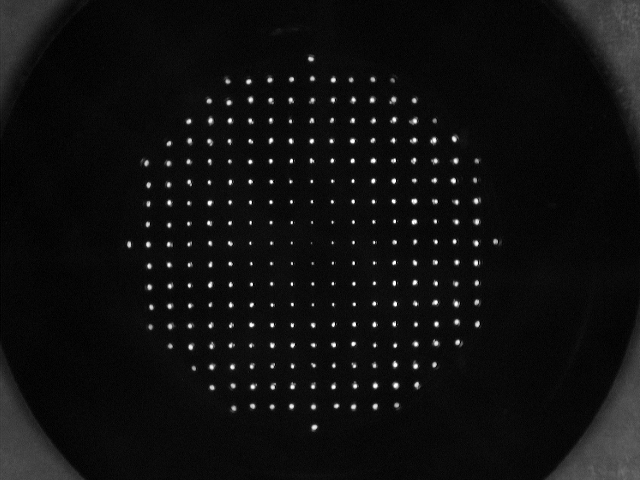
#> input picture 23-11-KeratoconusMC/images/hpref.tif, 640 x 480 px
$ jupyter execute imgprocessing_reference.ipynb
#> lines starting #> are read from the running program, lines starting #| are printed output that depends on the picture; after the words box and inside, x2 and y2 are one past the last pixel; in counts of white or black regions, pixels touching at a corner belong together
[cell 1]
import cv2 as cv
import numpy as np
import matplotlib.pyplot as plt
import os
import scipy.ndimage as ndi
from sklearn.cluster import KMeans
import pandas as pd

[cell 2]
root = os.getcwd()
print(root)
img_gray = cv.imread("./../images/hpref.tif", cv.IMREAD_GRAYSCALE)[:, 72:552]
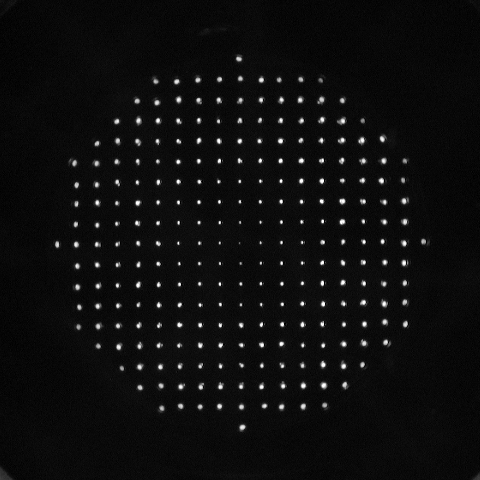
#> img_gray: shape (480, 480); min 0, max 255, mean 14

[cell 3]
plt.figure(figsize=(10,10))
plt.imshow(img_gray, cmap="gray")
plt.vlines(x=240,ymin=0, ymax=486)
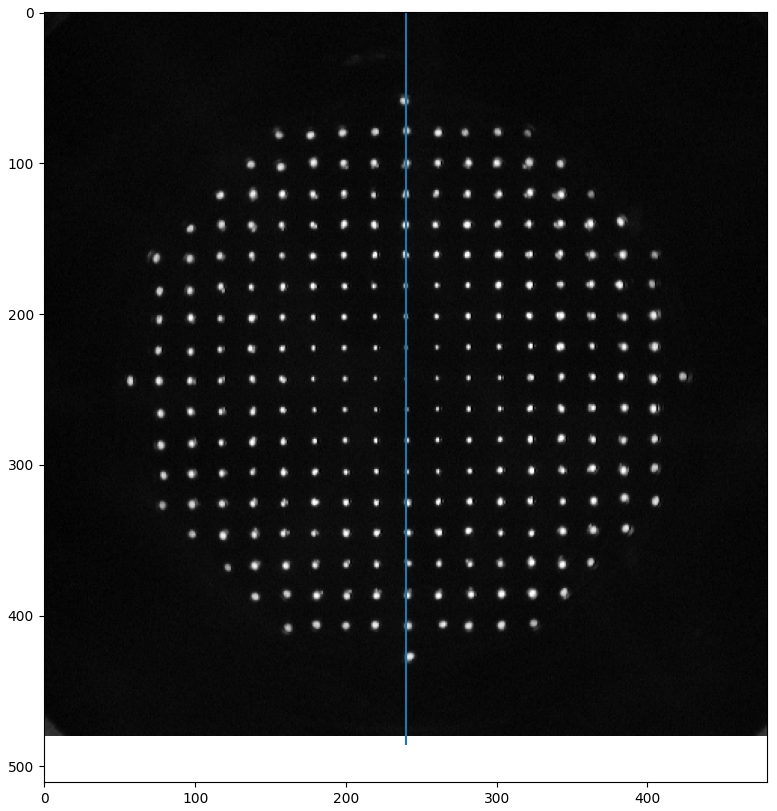
#> figure drawn by matplotlib, 1 panel

[cell 4]
img_gray.shape

[cell 5]
threshold_value = 70

expected_spots = 252
number_of_columns = 19

output_filename = './../data/hpref-centroids.txt'

# --- 2. Load the Image ---
root = os.getcwd()

# --- 3. Isolate the Spots (Get Binary Mask) ---
ret, binary_mask = cv.threshold(img_gray, threshold_value, 255, cv.THRESH_BINARY)
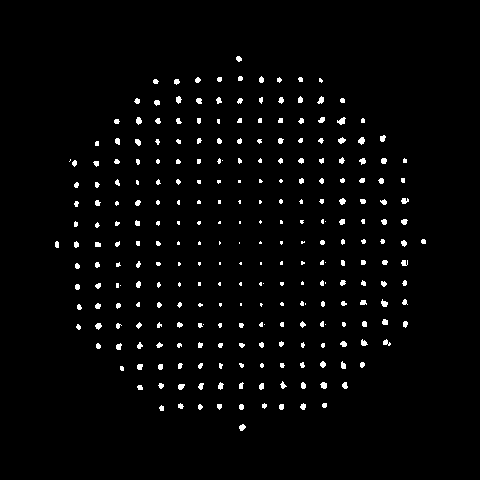
#> binary_mask: shape (480, 480); 2.4% white; 264 white regions (106 under 20 px), largest, box (x1, y1, x2, y2) and area: (337, 117, 346, 125) 43, (358, 137, 365, 145) 38, (320, 382, 327, 389) 37
#> ret = 70
print(f"Created binary mask with threshold={threshold_value}.")

# --- 4. Find and Label All Spots (with Stats) ---
num_labels, labels_matrix, stats, centroids = cv.connectedComponentsWithStats(binary_mask)
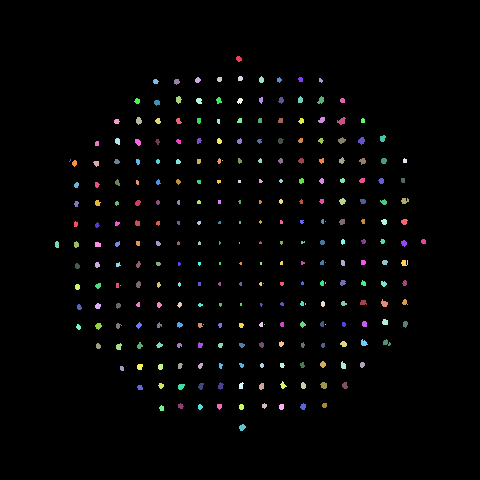
#> labels_matrix: shape (480, 480) int32; 265 distinct labels, from 0 to 264; one colour per label, 0 black
#> num_labels = 265; stats = 265 rows, first 6: [0, 0, 480, 480, 224966], [236, 56, 6, 6, 27], [195, 77, 6, 6, 26], [217, 77, 5, 5, 22], [238, 76, 5, 5, 22], [259, 76, 5, 7, 27]; centroids = 265 pairs, first value 56.56 to 423.1, second value 58.41 to 427

plt.imshow(labels_matrix)
plt.colorbar()

print(stats[2, :])
#| [195  77   6   6  26]

# Get the size (area) of all blobs, skipping the background (label 0)
all_blob_sizes = stats[1:, cv.CC_STAT_AREA]
#> all_blob_sizes = 264 values, max 43 at index 23, min 1 at index 67, mean 20.58
# Here, it orders from the biggest to the smallest one
all_blob_sizes_sorted = sorted(all_blob_sizes, reverse=True)
#> all_blob_sizes_sorted = 264 values, max 43 at index 0, min 1 at index 256, mean 20.58

print(f"Found {len(all_blob_sizes_sorted)} total blobs (including noise).")
#| Found 264 total blobs (including noise).

# --- 5. AUTOMATICALLY Find the 'min_spot_size' ---
# (This is the "diagnostic" code, now integrated)

if len(all_blob_sizes_sorted) < expected_spots:
    print("\n*** ERROR: Found fewer than {expected_spots} spots. ***")
    print("*** Try lowering the 'threshold_value' (e.g., to 50 or 40) and run again. ***")
else:
    # This is the size of your smallest "real" spot
    size_of_last_spot = all_blob_sizes_sorted[expected_spots - 1] # Index 252 is the 253rd item
#> size_of_last_spot = 6

    # This is the size of the largest "noise" blob
    size_of_first_noise = all_blob_sizes_sorted[expected_spots]   # Index 253 is the 254th item
#> size_of_first_noise = 3

    # We automatically set the minimum size to be halfway between them
    min_spot_size = (size_of_last_spot + size_of_first_noise) / 2
#> min_spot_size = 4.5

    print(f"\nSmallest real spot (Blob #{expected_spots}) has {size_of_last_spot} pixels.")
#| Smallest real spot (Blob #252) has 6 pixels.
    print(f"Largest noise blob (Blob #{expected_spots + 1}) has {size_of_first_noise} pixels.")
#| Largest noise blob (Blob #253) has 3 pixels.
    print(f"--- Automatically setting min_spot_size to: {int(min_spot_size)} ---")
#| --- Automatically setting min_spot_size to: 4 ---

    # --- 6. Filter out Noise ---
    valid_indices = []
    for label_id in range(1, num_labels): # Loop from 1 (skip background 0)
        if stats[label_id, cv.CC_STAT_AREA] > min_spot_size:
            valid_indices.append(label_id)
#> after the loop, valid_indices = 252 values from 1 to 264

    print(f"Kept {len(valid_indices)} spots after filtering.")
#| Kept 252 spots after filtering.

    # --- 7. Calculate Precise Intensity-Weighted Centroids ---
    precise_centroids_yx = ndi.center_of_mass(img_gray, labels=labels_matrix, index=valid_indices)
#> precise_centroids_yx = 252 pairs, first value 58.46 to 426.9, second value 56.68 to 423.1
    print(f"Calculated {len(precise_centroids_yx)} precise sub-pixel centroids.")
#| Calculated 252 precise sub-pixel centroids.

    # --- 8. Organize Centroids with Clustering ---
    centroids_xy = [(coord[1], coord[0]) for coord in precise_centroids_yx]
#> centroids_xy = 252 pairs, first value 56.68 to 423.1, second value 58.46 to 426.9

    # Prepare data for clustering
    x_coords = np.array([c[0] for c in centroids_xy]).reshape(-1, 1)
#> x_coords = 252 values, max 423.1 at index 120, min 56.68 at index 121, mean 240.1

    # Check if we have enough points to cluster
    if len(x_coords) < number_of_columns:
        print(f"\n*** ERROR: Not enough spots ({len(x_coords)}) to create {number_of_columns} columns. ***")
        print("*** Your 'min_spot_size' might be too high or 'threshold_value' is wrong. ***")
    else:
        # Initialize and run KMeans to group spots into columns
        kmeans = KMeans(n_clusters=number_of_columns, n_init=10, random_state=0)
        column_labels = kmeans.fit_predict(x_coords)
#> column_labels = 252 values, max 18 at index 121, min 0 at index 9, mean 7.64

        # Get the X-coordinate of each cluster center
        cluster_centers = kmeans.cluster_centers_.flatten()

        # Get the sorted order of the clusters
        cluster_sort_order = np.argsort(cluster_centers)

        # Create a map: {original_cluster_id: sorted_column_label}
        cluster_map = {original_id: sorted_id for sorted_id, original_id in enumerate(cluster_sort_order)}

        # Create a new list we can sort properly
        sortable_list = []
        for i in range(len(centroids_xy)):
            spot_xy = centroids_xy[i]
            original_cluster_id = column_labels[i]
            sorted_column_label = cluster_map[original_cluster_id]
            y_coord = spot_xy[1]
            sort_key = (sorted_column_label, y_coord)
            sortable_list.append( (sort_key, spot_xy) )
#> this loop made 252 passes
#> (spot_xy, original_cluster_id, sorted_column_label, y_coord) on passes 1 to 3: ((238.4, 58.46), 2, 9, 58.46), ((197.4, 79.62), 6, 7, 79.62), ((219.2, 78.91), 9, 8, 78.91)
#> after the loop, sortable_list = 252 items

        # Sort the list based on the key (column, then y)
        sorted_list_of_tuples = sorted(sortable_list, key=lambda item: item[0])
#> sorted_list_of_tuples = 252 items

        # Extract just the (x, y) coordinates, now in the perfect order
        sorted_centroids = [item[1] for item in sorted_list_of_tuples]
#> sorted_centroids has the same summary as centroids_xy

        print("Sorted all centroids correctly using column clustering.")
# --- *** THIS IS THE MODIFIED SECTION *** ---

        # --- 9. Manually Insert the Center Point ---
        # Define the point to be inserted
        manual_point = (243.0, 243.0)
        # Define the position (99th point is index 98)
        insert_index = 98


    # Check if the list has the expected 196 spots
        if len(sorted_centroids) == expected_spots:
            # Insert the manual point into the list
            sorted_centroids.insert(insert_index, manual_point)
            print(f"Manually inserted point {manual_point} at position 99.")
        else:
            print(f"*** WARNING: Did not insert manual point. Expected 196 spots but found {len(sorted_centroids)}. ***")


        # --- 10. Save to File ---
        with open(output_filename, 'w') as f:
            for i, (x_coord, y_coord) in enumerate(sorted_centroids):
                label = i + 1
                # Save in the format: label X_float Y_float
                # if label == 99:
                #     f.write(f"{label} {243.00000000} {243.00000000}\n")
                # else:
                f.write(f"{label} {x_coord:.8f} {y_coord:.8f}\n")
#> this loop made 253 passes
#> (x_coord, y_coord) on passes 1 to 3: (56.68, 244.1), (74.07, 162.7), (76.12, 184.6)

        print(f"Successfully saved {len(sorted_centroids)} precise, sorted centroids to {output_filename}")
#| Successfully saved 253 precise, sorted centroids to ./../data/hpref-centroids.txt
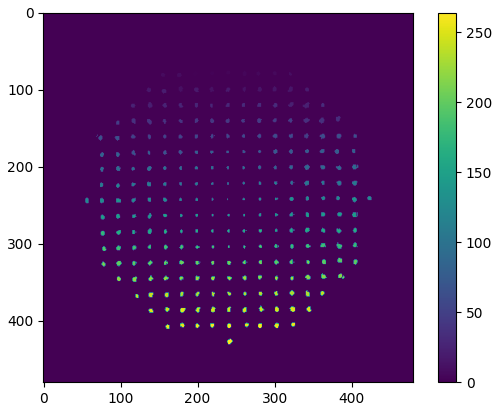
#> figure drawn by matplotlib, 2 panels

[cell 6]
# --- 1. Parameters ---
threshold_value = 100
expected_spots = 252  # The number of spots detectable by the camera
number_of_columns = 19
output_filename = './../data/hpref-centroids-2.txt'

# --- 2. Load the Image ---
root = os.getcwd()
img_path = os.path.join(root, "./../images/hpref.tif")
# Ensure the slicing [:, 72:552] matches your specific image ROI
img_gray = cv.imread(img_path, cv.IMREAD_GRAYSCALE)
#> img_gray is the input picture: shape (480, 640); min 0, max 255, mean 15.7

if img_gray is None:
    print(f"Error: Could not load image '{img_path}'.")
else:
    # Apply the crop as per your snippet
    img_gray = img_gray[:, 72:552]
    print(f"Successfully loaded image with shape {img_gray.shape}")
#| Successfully loaded image with shape (480, 480)

    # --- 3. Isolate the Spots ---
    ret, binary_mask = cv.threshold(img_gray, threshold_value, 255, cv.THRESH_BINARY)
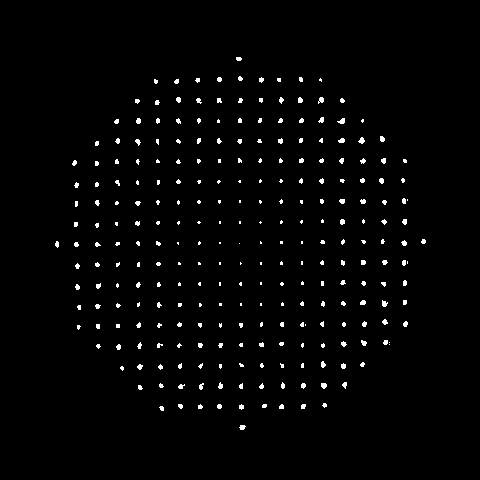
#> binary_mask: shape (480, 480); 1.8% white; 258 white regions (171 under 20 px), largest, box (x1, y1, x2, y2) and area: (337, 118, 345, 124) 31, (358, 137, 365, 144) 30, (382, 300, 388, 307) 29
#> ret = 100
    print(f"Created binary mask with threshold={threshold_value}.")

    # --- 4. Find Labels and Stats ---
    num_labels, labels_matrix, stats, centroids = cv.connectedComponentsWithStats(binary_mask)
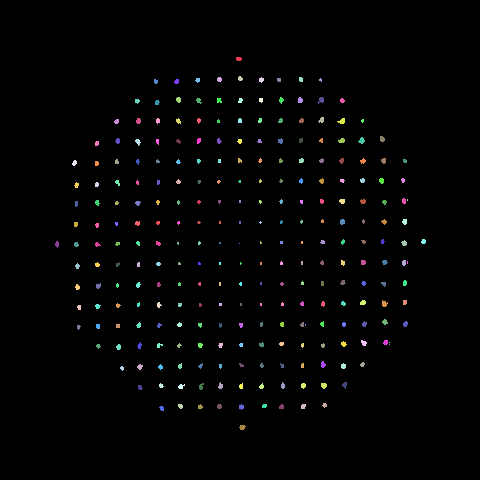
#> labels_matrix: shape (480, 480) int32; 259 distinct labels, from 0 to 258; one colour per label, 0 black
#> num_labels = 259; stats = 259 rows, first 6: [0, 0, 480, 480, 226138], [236, 57, 6, 4, 21], [217, 77, 5, 5, 21], [238, 76, 5, 5, 19], [259, 77, 5, 6, 21], [299, 77, 4, 5, 18]; centroids = 259 pairs, first value 56.67 to 423.1, second value 58.43 to 426.9

    all_blob_sizes = stats[1:, cv.CC_STAT_AREA]
#> all_blob_sizes = 258 values, max 31 at index 32, min 1 at index 136, mean 16.52
    all_blob_sizes_sorted = sorted(all_blob_sizes, reverse=True)
#> all_blob_sizes_sorted = 258 values, max 31 at index 0, min 1 at index 255, mean 16.52

    print(f"Found {len(all_blob_sizes_sorted)} total blobs.")
#| Found 258 total blobs.

    # --- 5 & 6. Logic to Find Valid Indices ---
    valid_indices = []

    if len(all_blob_sizes_sorted) < expected_spots:
        print(f"*** ERROR: Found fewer than {expected_spots} spots. Lower the threshold. ***")

    elif len(all_blob_sizes_sorted) == expected_spots:
        # CASE 2: Exact match (No noise)
        print(f"--- Exact match ({expected_spots} spots). Keeping all. ---")
        valid_indices = list(range(1, num_labels)) # Keep all labels

    else:
        # CASE 3: More spots than expected (Filter noise)
        size_of_last_spot = all_blob_sizes_sorted[expected_spots - 1]
#> size_of_last_spot = 4
        size_of_first_noise = all_blob_sizes_sorted[expected_spots]
        min_spot_size = (size_of_last_spot + size_of_first_noise) / 2
#> min_spot_size = 3.5

        print(f"--- Filtering noise. Cutoff size: {int(min_spot_size)} ---")
#| --- Filtering noise. Cutoff size: 3 ---

        for label_id in range(1, num_labels):
            if stats[label_id, cv.CC_STAT_AREA] > min_spot_size:
                valid_indices.append(label_id)
#> after the loop, valid_indices = 252 values from 1 to 258

    # --- Proceed only if we have valid spots ---
    if len(valid_indices) > 0:
        print(f"Processing {len(valid_indices)} valid spots...")
#> (printed output is left out)

        # --- 7. Calculate Centroids ---
        precise_centroids_yx = ndi.center_of_mass(img_gray, labels=labels_matrix, index=valid_indices)
#> precise_centroids_yx = 252 pairs, first value 58.47 to 426.9, second value 56.74 to 423.1

        # --- 8. Organize with Clustering ---
        centroids_xy = [(coord[1], coord[0]) for coord in precise_centroids_yx]
#> centroids_xy = 252 pairs, first value 56.74 to 423.1, second value 58.47 to 426.9
        x_coords = np.array([c[0] for c in centroids_xy]).reshape(-1, 1)
#> x_coords = 252 values, max 423.1 at index 119, min 56.74 at index 120, mean 240.1

        if len(x_coords) < number_of_columns:
            print(f"Error: Not enough spots to form {number_of_columns} columns.")
        else:
            kmeans = KMeans(n_clusters=number_of_columns, n_init=10, random_state=0)
            column_labels = kmeans.fit_predict(x_coords)
#> column_labels = 252 values, max 18 at index 119, min 0 at index 19, mean 7.81

            cluster_centers = kmeans.cluster_centers_.flatten()
            cluster_sort_order = np.argsort(cluster_centers)
            cluster_map = {original: sorted_id for sorted_id, original in enumerate(cluster_sort_order)}

            sortable_list = []
            for i in range(len(centroids_xy)):
                spot_xy = centroids_xy[i]
                original_id = column_labels[i]
                sorted_id = cluster_map[original_id]
                # Sort by Column ID first, then Y-coordinate
                sortable_list.append(((sorted_id, spot_xy[1]), spot_xy))
#> this loop made 252 passes
#> (spot_xy, original_id, sorted_id) on passes 1 to 3: ((238.4, 58.47), 2, 9), ((219.1, 78.95), 9, 8), ((239.9, 78.18), 2, 9)

            sorted_list = sorted(sortable_list, key=lambda x: x[0])
#> sorted_list = 252 items
            sorted_centroids = [item[1] for item in sorted_list]
#> sorted_centroids has the same summary as centroids_xy

            print("Sorted all centroids correctly using column clustering.")

            # --- 9. Manually Insert the Center Point ---
            manual_point = (239.0, 243.0)
            insert_index = 126

            # Check if the list has the expected spots (252)
            if len(sorted_centroids) == expected_spots:
                sorted_centroids.insert(insert_index, manual_point)
                print(f"Manually inserted point {manual_point} at index {insert_index}.")
            else:
                print(f"*** WARNING: Did not insert manual point. Expected {expected_spots} spots but found {len(sorted_centroids)}. ***")

            # --- 10. Save to File ---
            with open(output_filename, 'w') as f:
                for i, (x, y) in enumerate(sorted_centroids):
                    label = i + 1
                    f.write(f"{label} {x:.8f} {y:.8f}\n")
#> this loop made 253 passes
#> (x, y) on passes 1 to 3: (56.74, 244), (74.06, 162.6), (76.19, 184.7)

            print(f"Successfully saved {len(sorted_centroids)} sorted spots to '{output_filename}'.")
#| Successfully saved 253 sorted spots to './../data/hpref-centroids-2.txt'.
    else:
        print("No valid spots found to process.")

[cell 7]
df_hpref = pd.read_csv('./../data/hpref-centroids-2.txt', delim_whitespace = True, header=None) #This is with the data coming from the machine learning algorithm
# df_hpref = pd.read_csv('output-that-works.txt', delim_whitespace = True, header=None)

[cell 8]
df_hpref.rename(columns={0:'pos', 2:'y', 1:'x'}, inplace=True)

[cell 9]
matA_hpref = np.zeros((480,480))

[cell 10]
df_img_ref = np.floor(df_hpref).astype(int)

[cell 11]
N = df_hpref.shape[0] #Number of centroids in the pattern

counter = 0 #Just to verify
for ii in range(0,N):
    matA_hpref[df_img_ref["y"][ii]][df_img_ref["x"][ii]] = 1
    counter += 1
counter

[cell 12]
plt.figure(figsize=(12,12))
plt.imshow(matA_hpref, cmap="grey")
plt.xlabel('Width [pixels]', size=13)
plt.ylabel('Height [pixels]', size=13)
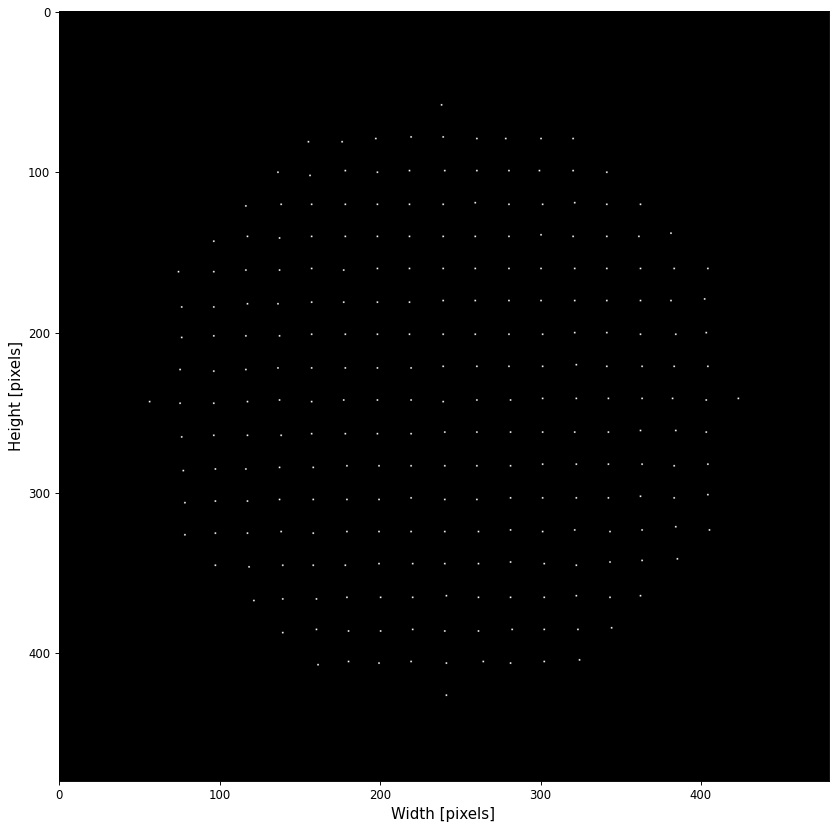
#> figure drawn by matplotlib, 1 panel
